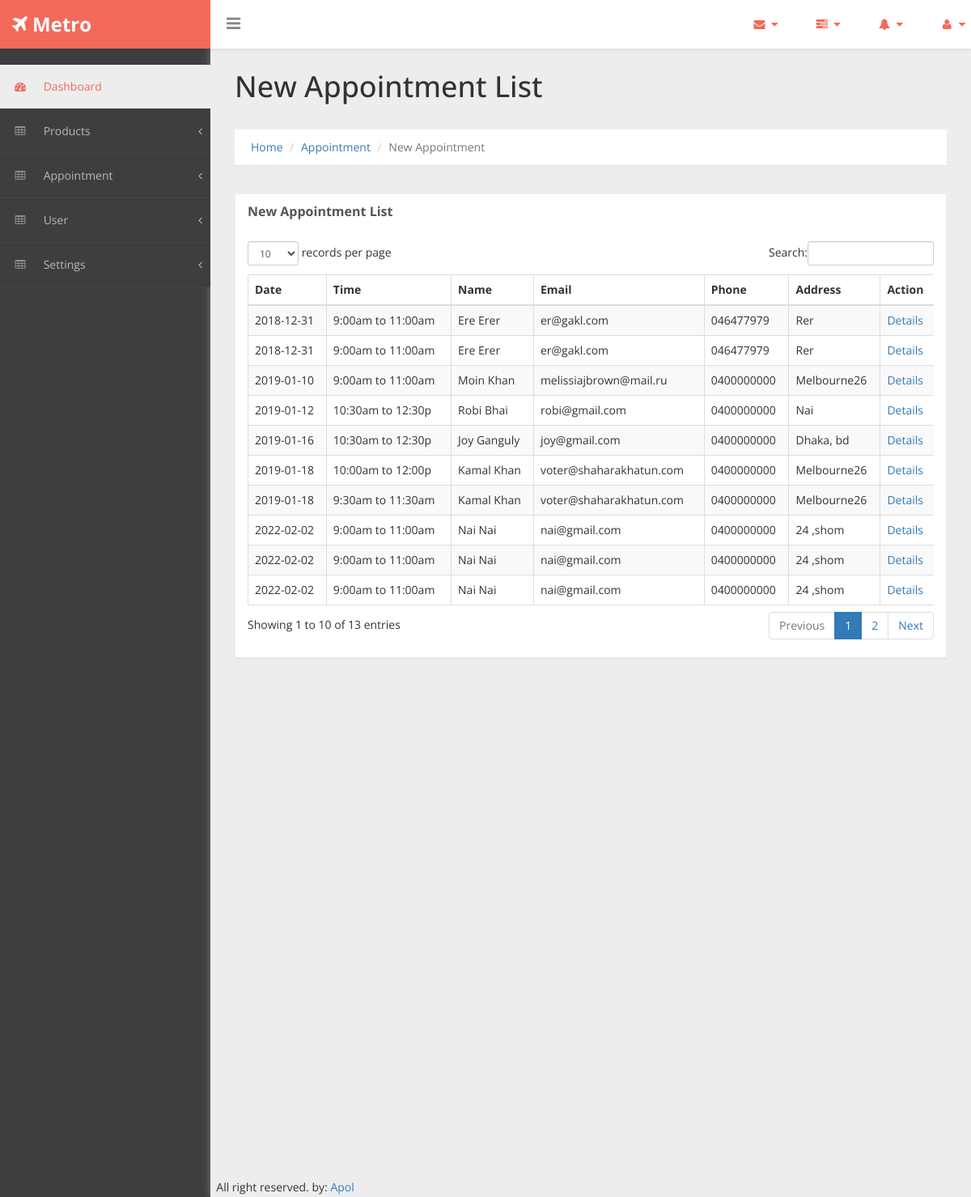
Screenshot of /moin/newAppointment.php with the database file from the repository.
### tables this page shows
CREATE TABLE `tbl_appointment` (
  `id` int(255) NOT NULL,
  `aid` varchar(23) NOT NULL,
  `pid` varchar(23) NOT NULL,
  `vehicleRegNum` varchar(30) NOT NULL,
  `vehicleColor` varchar(15) NOT NULL,
  `streetAddress` varchar(40) NOT NULL,
  `city` varchar(20) NOT NULL,
  `appointmentDate` date NOT NULL,
  `appointmentTime` varchar(17) NOT NULL,
  `firstName` varchar(20) NOT NULL,
  `lastName` varchar(20) NOT NULL,
  `email` varchar(30) NOT NULL,
  `phone` varchar(15) NOT NULL,
  `status` int(2) NOT NULL,
  `created_at` datetime NOT NULL,
  `updated_at` datetime NOT NULL,
  `deleted_at` datetime NOT NULL
);

### Src/Products/Batteries.php (called while the page is built, shortened)
<?php
class Batteries{
    public $data, $productId;
    public $conn;
    public function __construct() {
        try {
            $this->conn = new PDO('mysql:host=localhost;dbname=saifelif_metro', 'root', '');
        } catch (PDOException $e) {
            echo 'Error: ' . $e->getMessage();
        }
    }
    public function getAppointmentList() {
        try {
            $Query = "SELECT * FROM tbl_appointment ORDER BY appointmentDate ASC";
            $q = $this->conn->query($Query);
            $rowCount = $q->rowCount();
            if ($rowCount > 0) {
                while ($row = $q->fetch(PDO::FETCH_ASSOC)) {
                    $this->data[] = $row;
                }
                return $this->data;
            } else {
                return $rowCount;
            }
        } catch (PDOException $e) {
            echo "Error: " . $e->getMessage();
        }
        return $this;
    }
}

### moin/newAppointment.php (the view)
<?php include_once ('../vendor/autoload.php');
$appointmentObject = new Metro\Products\Batteries();
$getNewAppointment = $appointmentObject->getAppointmentList();
?>
<?php require_once 'header.php'; ?>
<?php require_once 'sidebar.php'; ?>
    <div id="page-wrapper">
        <div class="header">
            <h1 class="page-header">
                            New Appointment List
                        </h1>
            <ol class="breadcrumb">
                <li><a href="#">Home</a></li>
                <li><a href="#">Appointment</a></li>
                <li class="active">New Appointment</li>
            </ol>
        </div>
        <div id="page-inner">
            <div class="row">
                <div class="col-md-12">
                    <div class="panel panel-default">
                        <div class="panel-heading">
                            New Appointment List
                        </div>
                        <div class="panel-body">
                        <?php if(!empty($getNewAppointment)){ ?>
                            <div class="table-responsive">
                                <table class="table table-striped table-bordered table-hover" id="dataTables-example">
                                    <thead>
                                        <tr>
                                            <th>Date</th>
                                            <th>Time</th>
                                            <th>Name</th>
                                            <th>Email</th>
                                            <th>Phone</th>
                                            <th>Address</th>
                                            <th>Action</th>
                                        </tr>
                                    </thead>
                                    <tbody>
                                         <?php
                                            foreach($getNewAppointment as $newAppointment) { ?>
                                                <tr class="odd gradeX">
                                                    <td><?php echo $newAppointment["appointmentDate"]; ?></td>
                                                    <td><?php echo $newAppointment["appointmentTime"]; ?></td>
                                                     <td><?php echo ucfirst($newAppointment["firstName"]); ?> <?php echo ucfirst($newAppointment["lastName"]); ?></td>
                                                    <td><?php echo $newAppointment["email"]; ?></td>
                                                    <td><?php echo $newAppointment["phone"]; ?></td>
                                                    <td><?php echo ucfirst($newAppointment["streetAddress"]); ?></td>
                                                    <td>
                                                    <a href="showAppointment.php?aid=<?php echo $newAppointment["aid"]; ?>" class="">Details</a>
                                                    </td>
                                                </tr>
                                        <?php
                                          }
                                        ?>
                                    </tbody>
                                </table>
                            </div>
                        <?php }else{ echo 'Appointment table empty';} ?>
                        </div>
                    </div>
                </div>
            </div>
        </div>
        <?php require_once 'footer.php'; ?>

### moin/assets/css/custom-styles.css (style rules this page uses)
body { font-family: 'Open Sans', sans-serif; background: #3E3E3E; }
#page-wrapper { padding: 15px 15px; min-height: 600px; background: #EDEDED; }
#page-inner { width:100%; margin:10px 20px 10px 0px; background-color:transparent; padding: 15px 30px; min-height:1200px; }
h1, .h1, h2, .h2, h3, .h3 { margin-top: 7px; margin-bottom: -5px; }
.panel { border-radius:0px; }
#page-wrapper { position: relative; top: 55px; box-shadow: 0 0 10px #757575; -moz-box-shadow: 0 0 10px #757575; -webkit-box-shadow: 0 0 10px #757575; }
.breadcrumb { padding: 12px 10px 12px 20px; margin-bottom: 20px; list-style: none; border-radius: 0; -webkit-box-shadow: 0 1px 1px rgba(0,0,0,.05); box-shadow: 0 1px 1px rgba(0,0,0,.05);background: #fff; }
.page-header { margin: 0;border-bottom: 1px solid transparent;text-align: left;background-color: rgb(237, 237, 237);padding: 32px 22px 32px 0;color: #323232; }
.panel-default { border-color: #ECECEC; }
.panel-default > .panel-heading { color: #555; border-color: #FFF; font-weight:bold;background: #FFFFFF; font-size: 16px; text-shadow: none; }
.panel-heading { border-bottom: 1px solid transparent; border-top-left-radius: 3px; border-top-right-radius: 3px; }
.header { margin: 0 30px; }
@media (min-width:768px) { #page-wrapper { margin: 0 0 0 260px; padding: 0; min-height: 1200px; } }

### rows the page displays
tbl_appointment: appointmentDate "2018-12-31", appointmentTime "9:00am to 11:00am", firstName "Ere", lastName "Erer", email "er@gakl.com", phone "046477979", streetAddress "Rer"
tbl_appointment: appointmentDate "2018-12-31", appointmentTime "9:00am to 11:00am", firstName "Ere", lastName "Erer", email "er@gakl.com", phone "046477979", streetAddress "Rer"
tbl_appointment: appointmentDate "2019-01-10", appointmentTime "9:00am to 11:00am", firstName "Moin", lastName "Khan", email "melissiajbrown@mail.ru", phone "0400000000", streetAddress "Melbourne26"
tbl_appointment: appointmentDate "2019-01-12", appointmentTime "10:30am to 12:30p", firstName "Robi", lastName "Bhai", email "robi@gmail.com", phone "0400000000", streetAddress "Nai"
tbl_appointment: appointmentDate "2019-01-16", appointmentTime "10:30am to 12:30p", firstName "Joy", lastName "Ganguly", email "joy@gmail.com", phone "0400000000", streetAddress "Dhaka, bd"
tbl_appointment: appointmentDate "2019-01-18", appointmentTime "10:00am to 12:00p", firstName "Kamal", lastName "Khan", email "voter@shaharakhatun.com", phone "0400000000", streetAddress "Melbourne26"
tbl_appointment: appointmentDate "2019-01-18", appointmentTime "9:30am to 11:30am", firstName "Kamal", lastName "Khan", email "voter@shaharakhatun.com", phone "0400000000", streetAddress "Melbourne26"
tbl_appointment: appointmentDate "2022-02-02", appointmentTime "9:00am to 11:00am", firstName "Nai", lastName "Nai", email "nai@gmail.com", phone "0400000000", streetAddress "24 ,shom"
tbl_appointment: appointmentDate "2022-02-02", appointmentTime "9:00am to 11:00am", firstName "Nai", lastName "Nai", email "nai@gmail.com", phone "0400000000", streetAddress "24 ,shom"
tbl_appointment: appointmentDate "2022-02-02", appointmentTime "9:00am to 11:00am", firstName "Nai", lastName "Nai", email "nai@gmail.com", phone "0400000000", streetAddress "24 ,shom"
